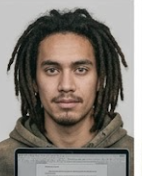
#> input picture _source/authors/ari-mcconnell.png, 142 x 176 px; its folder holds only this picture in this run
$ python gen_authors.py
#> lines starting #> are read from the running program, lines starting #| are printed output that depends on the picture
#!/usr/bin/env python3
"""Author portraits: square, face-centred, 148x148 JPEG.

Sources live in `_source/authors/<slug>.png` and are not served. They arrive as
tall ID-style crops (142x176), and the avatars on this site are circles at 34px
in a byline and 62px in an author box — so a straight resize would squash the
frame and a centre crop would cut the chin. Both are fixed here rather than in
CSS, because `object-fit:cover` on a badly framed source just crops the wrong
part on every page at once.

148px is 2x the largest display size, which keeps the author box crisp on a
retina screen without shipping a file bigger than the logo beside it.

Run after replacing any source portrait:

    python3 _build/gen_authors.py
"""
import os

from PIL import Image

ROOT = os.path.dirname(os.path.dirname(os.path.abspath(__file__)))
SRC = os.path.join(ROOT, "_source", "authors")
OUT = os.path.join(ROOT, "images", "authors")

SIZE = 148

# Vertical bias for the square crop, as a fraction of the slack between the
# source height and its width. 0 is hard to the top of the frame, 1 to the
# bottom. Faces in a passport-style crop sit high, so the head lands centred at
# about a third of the way down rather than at the midpoint.
FACE_BIAS = 0.34

# Per-portrait overrides, where a source needs framing the default does not give.
# ari-mcconnell's source has the top edge of a laptop screen across the bottom
# of the frame at y=152 of 176; cropping hard to the top of the image drops it.
BIAS = {"ari-mcconnell": 0.0}


def square(im, bias=FACE_BIAS):
    """Crop to the largest centred square, biased up towards the face."""
    w, h = im.size
    if h > w:
        top = round((h - w) * bias)
        return im.crop((0, top, w, top + w))
    if w > h:
        left = round((w - h) / 2)
        return im.crop((left, 0, left + h, h))
    return im


def main():
    if not os.path.isdir(SRC):
        raise SystemExit(f"no source directory: {SRC}")
    os.makedirs(OUT, exist_ok=True)
    done = []
    for fn in sorted(os.listdir(SRC)):
        if not fn.lower().endswith((".png", ".jpg", ".jpeg", ".webp")):
            continue
        slug = os.path.splitext(fn)[0]
        im = Image.open(os.path.join(SRC, fn))
#> im is the input picture: PIL image 142x176 RGBA; mean R, G, B, A 131.6, 124.3, 117.1, 255
        # Flatten any alpha onto white first: a JPEG has no alpha channel, and
        # compositing after the resize leaves a dark fringe on the edge pixels.
        if im.mode in ("RGBA", "LA", "P"):
            im = im.convert("RGBA")
            bg = Image.new("RGB", im.size, (255, 255, 255))
#> bg: PIL image 142x176 RGB; every value is 255
            bg.paste(im, mask=im.split()[-1])
            im = bg
        else:
            im = im.convert("RGB")
        im = square(im, BIAS.get(slug, FACE_BIAS)).resize((SIZE, SIZE), Image.LANCZOS)
#> in square, `return im.crop((0, top, w, top + w))`:
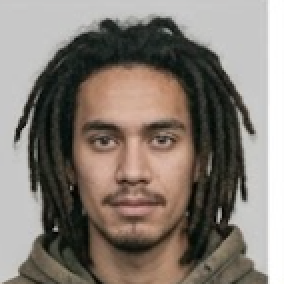
#> returned value: PIL image 142x142 RGB (shown 2 times larger); mean R, G, B 132.6, 123.5, 115.3
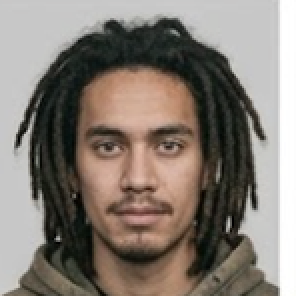
#> im: PIL image 148x148 RGB (shown 2 times larger); mean R, G, B 132.6, 123.5, 115.3
        path = os.path.join(OUT, f"{slug}.jpg")
        im.save(path, "JPEG", quality=86, optimize=True, progressive=True)
        done.append(f"{slug}.jpg ({os.path.getsize(path) // 1024}KB)")
    print(f"author portraits ({SIZE}x{SIZE}): " + ", ".join(done))


if __name__ == "__main__":
    main()

$ run again, on _source/authors/tama-rewiti.png
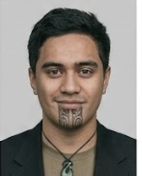
#> input picture _source/authors/tama-rewiti.png, 142 x 176 px
#> in main, im is the input picture: PIL image 142x176 RGBA; mean R, G, B, A 140, 133.4, 126.8, 255
#> in square, `return im.crop((0, top, w, top + w))`:
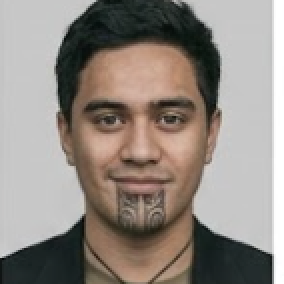
#> returned value: PIL image 142x142 RGB (shown 2 times larger); mean R, G, B 146, 137.5, 130.4
#> in main, `im = square(im, BIAS.get(slug, FACE_BIAS)).resize((SIZE, SIZE), Image...`:
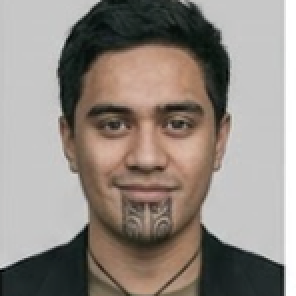
#> im: PIL image 148x148 RGB (shown 2 times larger); mean R, G, B 145.9, 137.5, 130.4

$ run again, on _source/authors/hana-whitiora.png
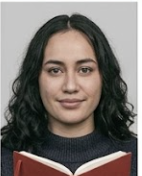
#> input picture _source/authors/hana-whitiora.png, 142 x 176 px
#> in main, im is the input picture: PIL image 142x176 RGBA; mean R, G, B, A 122.4, 114.7, 109.7, 255
#> in square, `return im.crop((0, top, w, top + w))`:
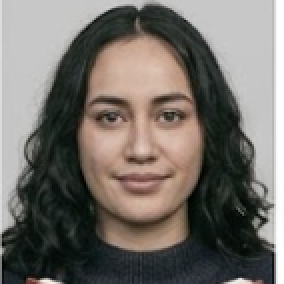
#> returned value: PIL image 142x142 RGB (shown 2 times larger); mean R, G, B 116, 110.8, 105.1
#> in main, `im = square(im, BIAS.get(slug, FACE_BIAS)).resize((SIZE, SIZE), Image...`:
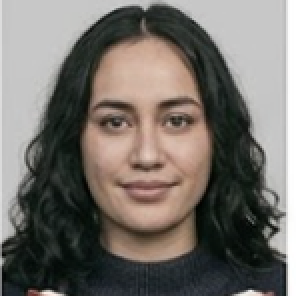
#> im: PIL image 148x148 RGB (shown 2 times larger); mean R, G, B 116, 110.8, 105.1

$ run again, on _source/authors/noor-abadi.png
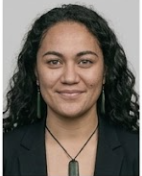
#> input picture _source/authors/noor-abadi.png, 142 x 176 px
#> in main, im is the input picture: PIL image 142x176 RGBA; mean R, G, B, A 110.8, 102.8, 94.7, 255
#> in square, `return im.crop((0, top, w, top + w))`:
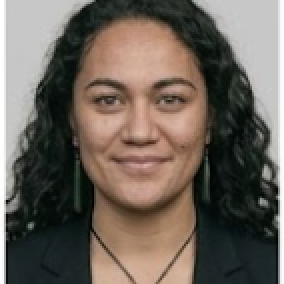
#> returned value: PIL image 142x142 RGB (shown 2 times larger); mean R, G, B 108.8, 99.3, 90.2
#> in main, `im = square(im, BIAS.get(slug, FACE_BIAS)).resize((SIZE, SIZE), Image...`:
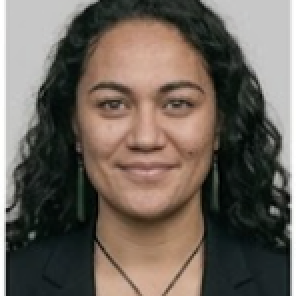
#> im: PIL image 148x148 RGB (shown 2 times larger); mean R, G, B 108.8, 99.2, 90.2
